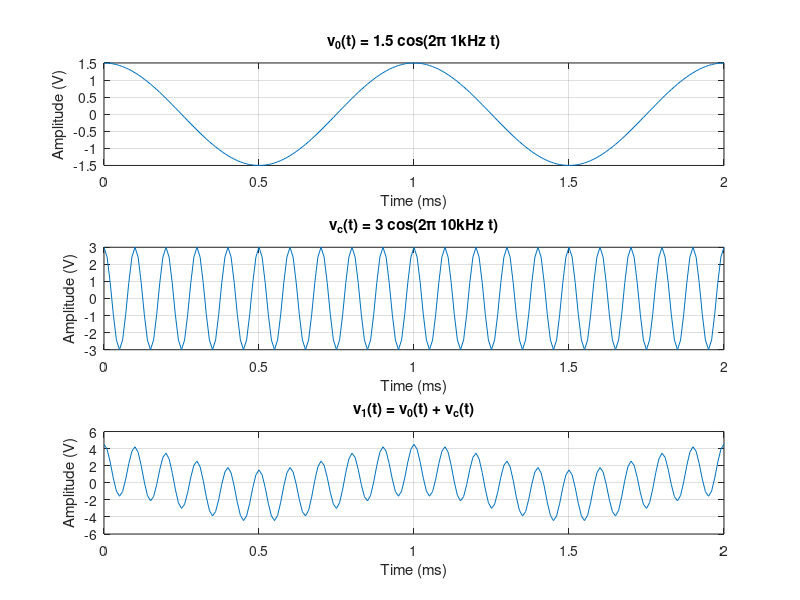

MATLAB code for this plot: (Note: this script raises an error after producing the figure.)
% Parameters
fs = 100e3;              % Sampling frequency (Hz)
t = 0:1/fs:2e-3;         % Time vector (2 ms)
V0 = 1.5;                % Amplitude of v0 (V)
Vc = 3;                  % Amplitude of vc (V)
f0 = 1e3;                % Frequency of v0 (Hz)
fc = 10e3;               % Frequency of vc (Hz)

% Signals
v0 = V0 * cos(2*pi*f0*t);
vc = Vc * cos(2*pi*fc*t);
v1 = v0 + vc;

% Plot
figure;
subplot(3,1,1);
plot(t*1e3, v0);
title('v_0(t) = 1.5 cos(2\pi 1kHz t)');
xlabel('Time (ms)'); ylabel('Amplitude (V)');
grid on;

subplot(3,1,2);
plot(t*1e3, vc);
title('v_c(t) = 3 cos(2\pi 10kHz t)');
xlabel('Time (ms)'); ylabel('Amplitude (V)');
grid on;

subplot(3,1,3);
plot(t*1e3, v1);
title('v_1(t) = v_0(t) + v_c(t)');
xlabel('Time (ms)'); ylabel('Amplitude (V)');
grid on;

sgtitle('Mixer Input Node Waveforms');
